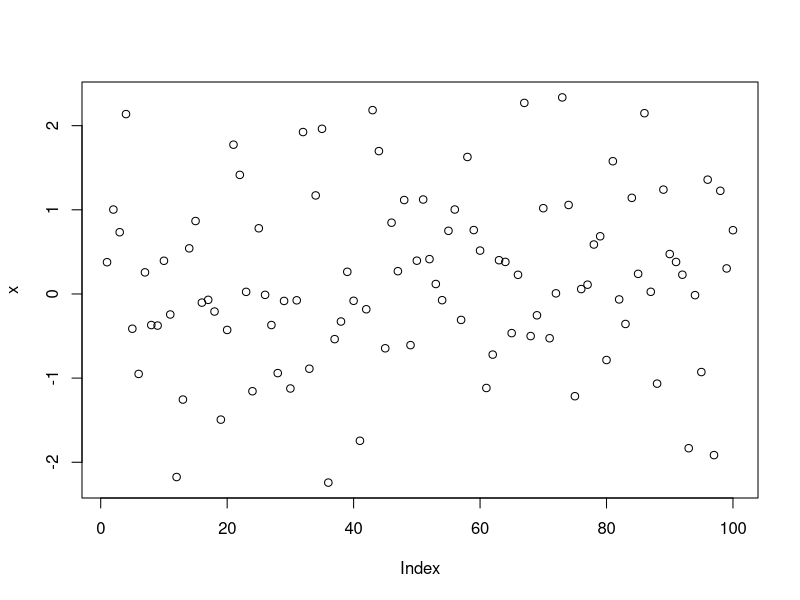
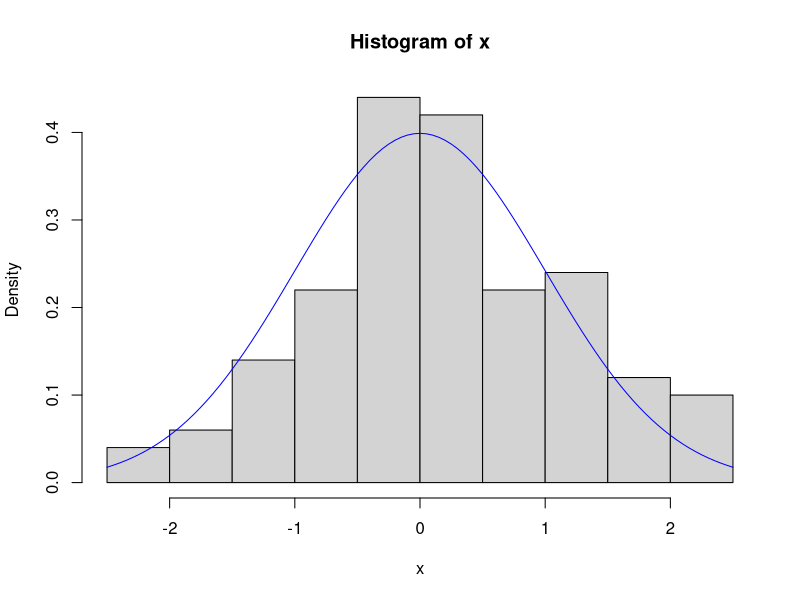
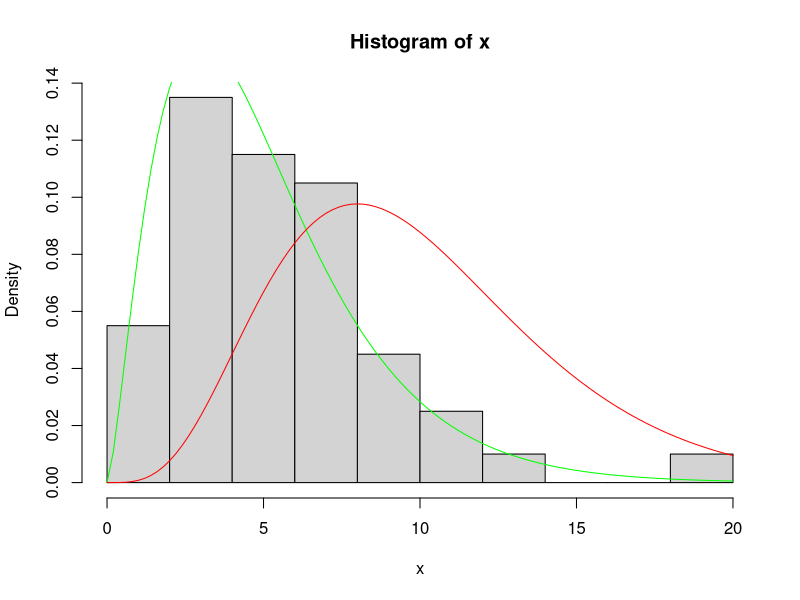
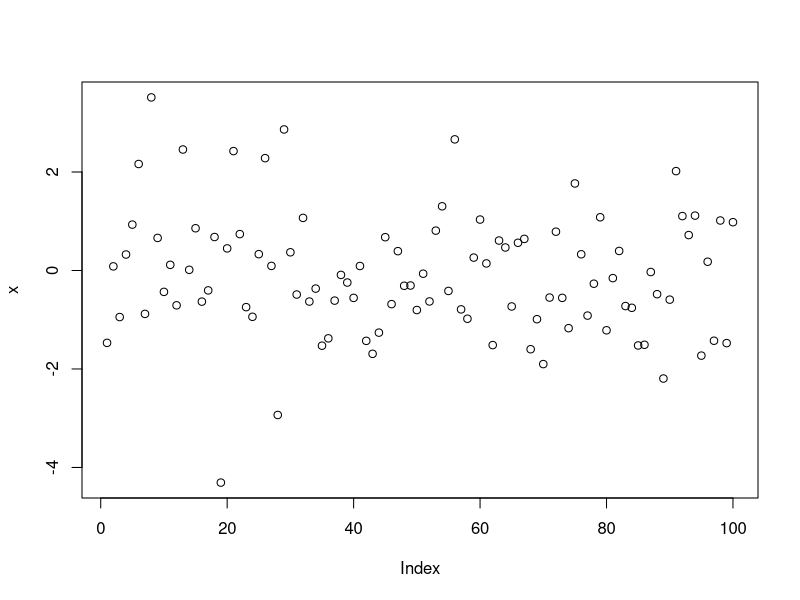
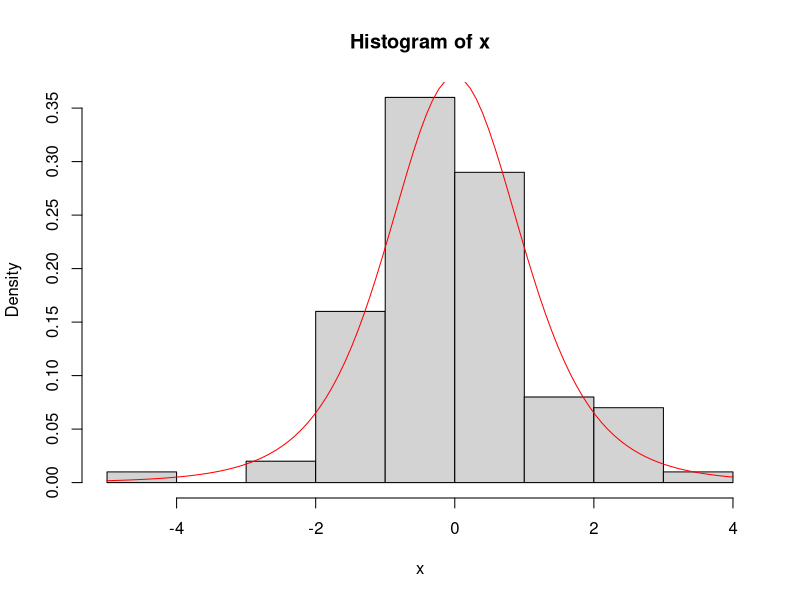

Reproduce these figures in R, in order.
#SIMULACIEBI
#normaluri ganawilebis 
x <- rnorm(100, 0, 1)
x
plot(x)
hist(x, prob=TRUE)

curve( dnorm(x, 0,1,log=FALSE), col='blue', add=TRUE) 

#xi kvadrat ganawileba

x <- rchisq(100, 5) 
hist(x, prob=TRUE) 
curve( dchisq(x, df=5), col='green', add=TRUE) 
curve( dchisq(x, df=10), col='red', add=TRUE ) 

#Stiudentis ganawileba
x <- rt(100, 5)
plot(x)
hist(x, prob=TRUE)

curve(dt(x, df=5, log=FALSE), col="red", add=TRUE)
     
   

qt(c(.025, .975), df=5)   # 5 tavisuflebis xarisxit
